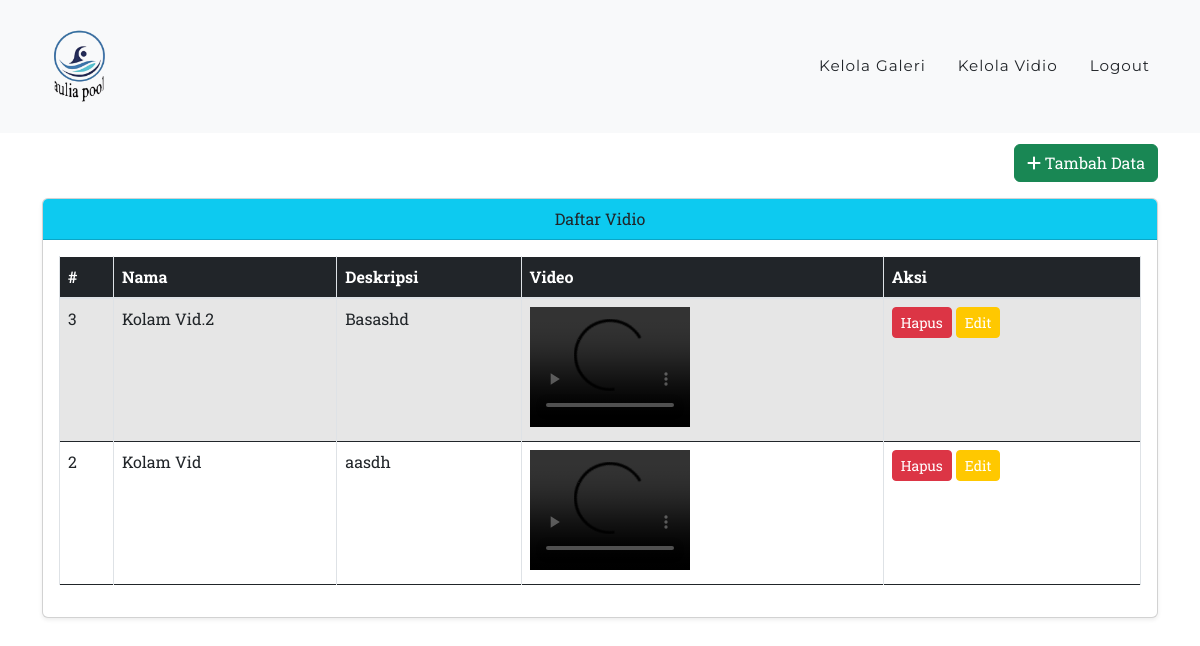
Screenshot of /crud_vidio.php (signed in) with the database file from the repository.
### tables this page shows
CREATE TABLE `videos` (
  `id` int(11) NOT NULL,
  `nama` varchar(255) NOT NULL,
  `deskripsi` text NOT NULL,
  `video_path` varchar(255) NOT NULL
);

### crud_vidio.php (the view, shortened to what this page needs)
<?php
include 'koneksi.php';
$result = mysqli_query($conn, "SELECT * FROM videos ORDER BY id DESC");
?>
<!DOCTYPE html>
<html lang="en">
<head>
    <link href="https://stackpath.bootstrapcdn.com/bootstrap/4.5.2/css/bootstrap.min.css" rel="stylesheet">
    <link href="css/styles.css" rel="stylesheet" />
</head>
<body id="page-top">
    <nav class="navbar navbar-expand-lg navbar-light bg-light fixed-top" id="mainNav">
        <div class="container">
            <a class="navbar-brand" href="index.php">
                <img src="assets/img/logo-01-removebg-preview.png" style="height: 75px; width: auto;" />
            </a>
            <div class="collapse navbar-collapse" id="navbarResponsive">
                <ul class="navbar-nav ml-auto">
                    <li class="nav-item">
                        <a class="nav-link text-dark" href="crud_porto.php">Kelola Galeri</a>
                    </li>
                    <li class="nav-item">
                        <a class="nav-link text-dark" href="crud_vidio.php">Kelola Vidio</a>
                    </li>
                    <li class="nav-item">
                        <a class="nav-link text-dark" href="logout.php">Logout</a>
                    </li>
                </ul>
            </div>
        </div>
    </nav>
    <div class="container mt-5 pt-5">
        <div class="text-right mb-3">
            <button class="btn btn-success" data-toggle="modal" data-target="#addModal">
                <i class="fas fa-plus"></i> Tambah Data
            </button>
        </div>
        <div class="card shadow-sm">
            <div class="card-header bg-info text-dark text-center">Daftar Vidio</div>
            <div class="card-body">
                <div class="table-responsive">
                    <table class="table table-striped table-bordered">
                        <thead class="bg-dark text-white">
                            <tr>
                                <th>#</th>
                                <th>Nama</th>
                                <th>Deskripsi</th>
                                <th>Video</th>
                                <th>Aksi</th>
                            </tr>
                        </thead>
                        <tbody>
                            <?php while ($row = mysqli_fetch_assoc($result)) { ?>
                                <tr>
                                    <td><?php echo $row['id']; ?></td>
                                    <td><?php echo $row['nama']; ?></td>
                                    <td><?php echo $row['deskripsi']; ?></td>
                                    <td>
                                        <video width="160" height="120" controls>
                                            <source src="<?php echo $row['video_path']; ?>" type="video/mp4">
                                        </video>
                                    </td>
                                    <td>
                                        <button class="btn btn-danger btn-sm mb-3" data-toggle="modal" data-target="#confirmDeleteModal" data-id="<?php echo $row['id']; ?>">Hapus</button>
                                        <a href="edit_vidio.php?id=<?php echo $row['id']; ?>" class="btn btn-warning btn-sm mb-3">Edit</a>
                                    </td>
                                </tr>
                            <?php } ?>
                        </tbody>
                    </table>
                </div>
            </div>
        </div>
    </div>
</body>
</html>

### rows the page displays
videos: id "3", nama "Kolam Vid.2", deskripsi "Basashd"
videos: id "2", nama "Kolam Vid", deskripsi "aasdh"
